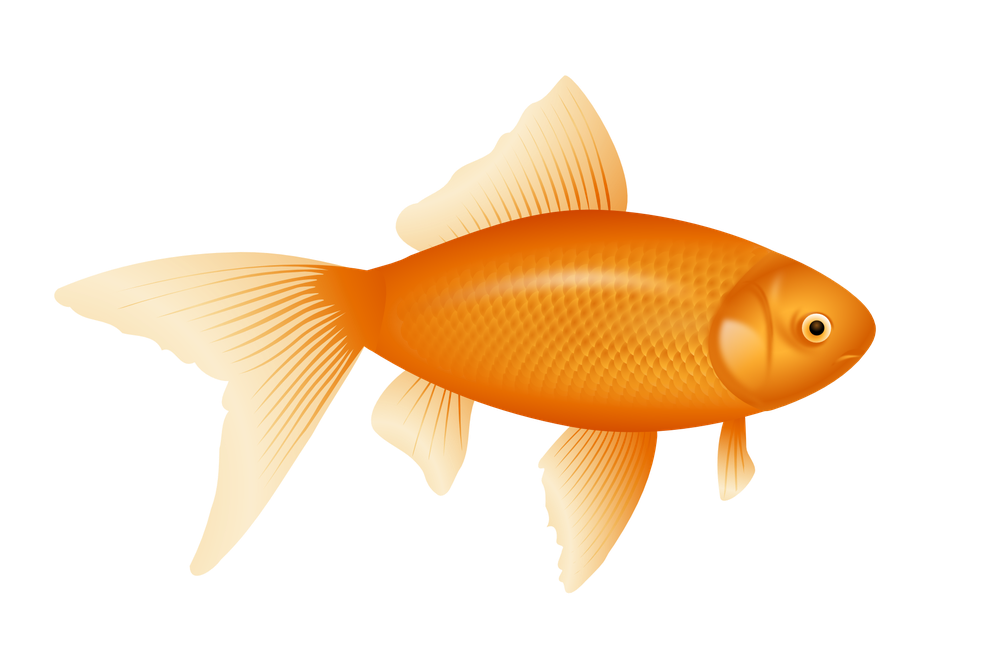
#> input picture Kurs Rozszerzony Python/L9/fish.png, 1000 x 664 px, shrunk from 1969 x 1307 before the run
$ python image_contour.py
#> lines starting #> are read from the running program, lines starting #| are printed output that depends on the picture
import matplotlib.image as mpimg
import matplotlib.pyplot as plt


COLOR_DIFF = 0.8


def get_image_contour(image_path: str):
    """
    Extracting contours from image problem. It's very simple implementation of it.
    :param image_path:  Image handled by matplotlib.image library
    """
#> called with image_path = 'fish.png'
    image = mpimg.imread(image_path)
#> image is the input picture: shape (664, 1000, 4) float32; mean R, G, B, A 0.239, 0.147, 0.0268, 0.183
    for i in range(1, len(image)):
        for j in range(1, len(image[1])):
            prev = image[i - 1, j - 1]
            current = image[i, j]
            diff_count = 0
            for rgb_channel in range(3):
                if abs(prev[rgb_channel] - current[rgb_channel]) > 0.8:
                    diff_count += 1
            # 1 - white, 0 - black
            if diff_count >= 1:
                image[i, j, 0] = 0
                image[i, j, 1] = 0
                image[i, j, 2] = 0
            else:
                image[i, j, 0] = 1
                image[i, j, 1] = 1
                image[i, j, 2] = 1
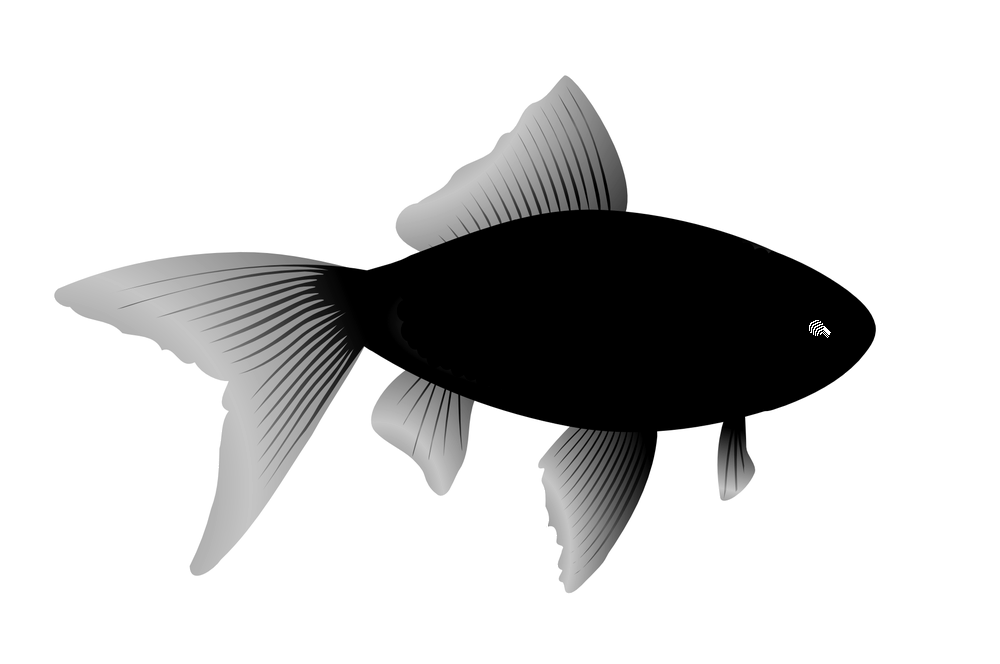
#> image: shape (664, 1000, 4) float32; mean R, G, B, A 0.371, 0.371, 0.371, 0.183; transparent parts drawn white

    plt.imshow(image)
    plt.show()


get_image_contour("fish.png")
